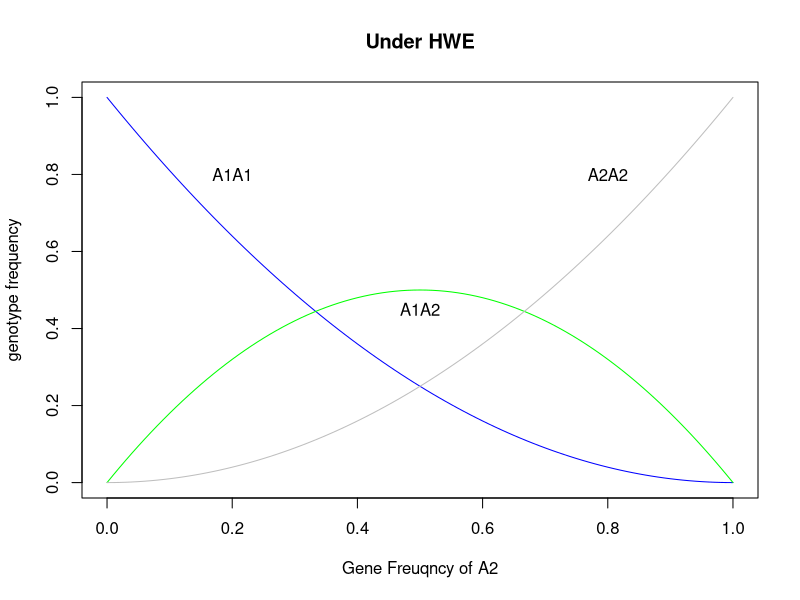
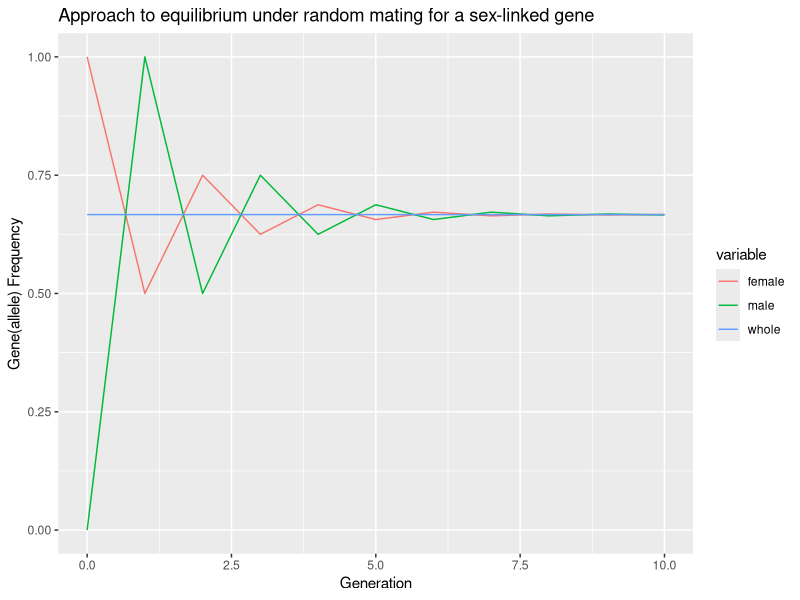
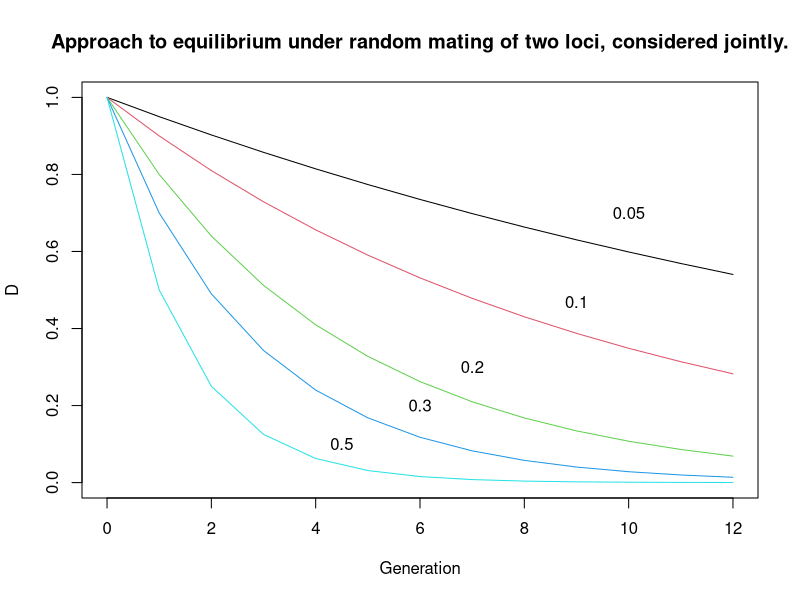

Reproduce these figures in R, in order.
## ---- chunk 1
p = seq(0,1,0.01)
plot(p, (1-p)^2, ylab = "genotype frequency", xlab="Gene Freuqncy of A2", main="Under HWE",type="l", col="blue")
lines(p, 2*p*(1-p), col="green")
lines(p, p^2, col="grey")
text(0.2,0.8,"A1A1")
text(0.5,0.45,"A1A2")
text(0.8,0.8,"A2A2")
## ---- chunk 2
GetGeneFreq_whole = function(pf, pm){
  ### We assume the number of males and females are equal in the population
  return(2/3*pf + 1/3*pm)
}
GetGeneFreq_sex_next = function(pf,pm){
  pm_next = pf
  pf_next = 1/2*(pm+pf)
  return(c(pf_next, pm_next))
}
data = c()
pf = 1; pm = 0; gene=0
data = rbind(data, data.frame(gene=gene, female=pf, male=pm, whole=GetGeneFreq_whole(pf,pm)))
for(gene in 1:10){
  pfm = GetGeneFreq_sex_next(pf,pm)
  pf = pfm[1]; pm=pfm[2]
  data = rbind(data, data.frame(gene=gene, female=pf, male=pm, whole=GetGeneFreq_whole(pf,pm)))
}
library(ggplot2)
library(reshape2)
data.melt = melt(data, id.vars = "gene")
ggplot(data.melt, aes(x=gene, y=value,colour=variable), group = variable) + geom_line() +
  ggtitle("Approach to equilibrium under random mating for a sex-linked gene") + 
  xlab("Generation") +
  ylab("Gene(allele) Frequency")
## ---- chunk 3
plot(c(0,12),c(0,1),col="white",main="Approach to equilibrium under random mating of two loci, considered jointly.",xlab="Generation", ylab="D")
t = 0:12;d0 = 1
lines(t,d0*(1-0.05)^t, col=1);text(10,0.7,"0.05")
lines(t,d0*(1-0.1)^t, col=2);text(9,0.47,"0.1")
lines(t,d0*(1-0.2)^t, col=3);text(7,0.3,"0.2")
lines(t,d0*(1-0.3)^t, col=4);text(6,0.2,"0.3")
lines(t,d0*(1-0.5)^t, col=5);text(4.5,0.1,"0.5")
